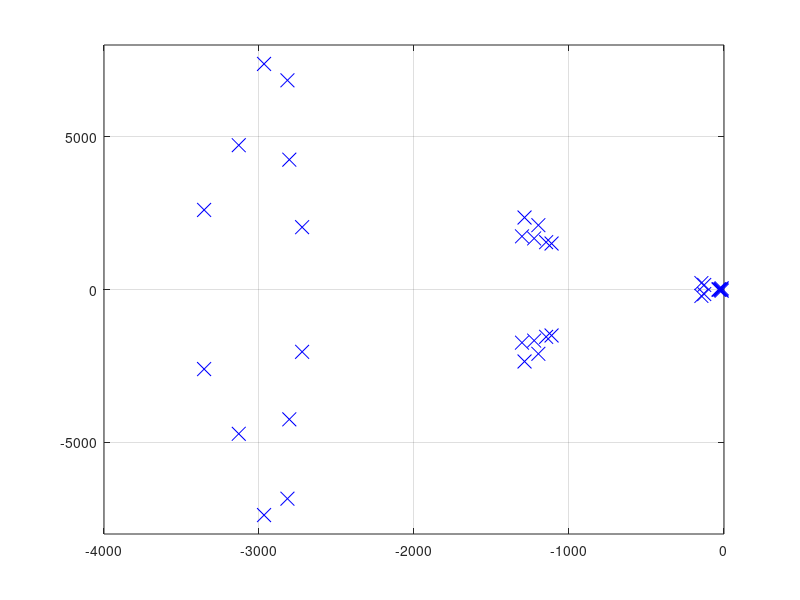

Write the MATLAB code that produced this figure.
clc
clear all
%%%--------Parameters values--------------
fs=8000;
Lf1=1.35*10^-3;Lf2=Lf1;Lf3=Lf1;
Cf1=50*10^-6;Cf2=Cf1;Cf3=Cf1;
rLf1=.1;rLf2=rLf1;rLf3=rLf1;
Lc1=.35*10^-3;Lc2=Lc1;Lc3=Lc1;
rLc1=.03;rLc2=rLc1;rLc3=rLc1;
wc1=31.41;wc2=wc1;wc3=wc1;
mp1=9.4*10^-5;mp2=mp1;mp3=mp1;
nq1=1.3*10^-4;nq2=nq1;nq3=nq1;
Kpv1=.05;Kpv2=Kpv1;Kpv3=Kpv1;
Kiv1=390;Kiv2=Kiv1;Kiv3=Kiv1;
Kpc1=10.5;Kpc2=Kpc1;Kpc3=Kpc1;
Kic1=16*10^3;Kic2=Kic1;Kic3=Kic1;
F1=.75;F2=F1;F3=F1;
rN=1000;
wn=314;
%-----Network Data-------
rline1=.23;Lline1=.1/(2*pi*50);
rline2=.35;Lline2=.58/(2*pi*50);
Rload1=25;Lload1=1e-5;
Rload2=20;Lload2=1e-5;
%%%--------Initial operating point--------
Vd0_1=380.8;Vd0_2=381.8;Vd0_3=380.4;
Vq0_1=0;Vq0_2=0;Vq0_3=0;
Id0_1=11.4;Id0_2=Id0_1;Id0_3=Id0_1;
Iq0_1=.4;Iq0_2=-1.45;Iq0_3=1.25;
Ild_1=11.4;Ild_2=11.4;Ild_3=11.4;
Ilq_1=-5.5;Ilq_2=-7.3;Ilq_3=-4.6;
VbD_1=379.5;VbD_2=380.5;VbD_3=379;
VbQ_1=-6;VbQ_2=-6;VbQ_3=-5;
w0_1=314;w0_2=w0_1;w0_3=w0_1;w0=w0_1;
delta1_0=0;delta2_0=1.9*10^-3;delta3_0=-.0113;
Iline1d=-3.8;Iline1q=.4;
Iline2d=7.6;Iline2q=-1.3;
IloadD_1=Id0_1-Iline1d;IloadQ_1=Iq0_1-Iline1q;
IloadD_2=Id0_3+Iline2d;IloadQ_2=Iq0_3+Iline2q;
%%%%%%%%%%%%%%%%%%%%%%%%%%%%%%%%%%%%%%%%%%%%%%%%%%%%%%%%%%%%%%%%%%%%%%%%%%%%%%%%%%%%%%%
%%%----------------DG1------------
Ap_1=[0 -mp1 0; 0 -wc1 0; 0 0 -wc1];
Bpwcom_1=[-1;0;0];
Bp_1=[0 0 0 0 0 0 ;0 0 wc1*Id0_1 wc1*Iq0_1 wc1*Vd0_1 wc1*Vq0_1;0 0  wc1*Iq0_1 -wc1*Id0_1 -wc1*Vq0_1 wc1*Vd0_1];
Cpw_1=[0 -mp1 0];Cpv_1=[0 0 -nq1;0 0 0];
Bv1_1=[1 0;0 1];Bv2_1=[0 0 -1 0 0 0;0 0 0 -1 0 0];
Cv_1=[Kiv1 0; 0 Kiv1];
Dv1_1=[Kpv1 0; 0 Kpv1];
Dv2_1=[0 0 -Kpv1 -w0*Cf1 F1 0;0 0 w0*Cf1 -Kpv1 0 F1];
Bc1_1=[1 0;0 1];
Bc2_1=[-1 0 0 0 0 0;0 -1 0 0 0 0 ];
Cc_1=[Kic1 0;0 Kic1];
Dc1_1=[Kpc1 0; 0 Kpc1];
Dc2_1=[-Kpc1 -w0*Lf1 0 0 0 0;w0*Lf1 -Kpc1 0 0 0 0];
ALCL_1=[-rLf1/Lf1 w0_1 -1/Lf1 0 0 0
    -w0_1 -rLf1/Lf1 0 -1/Lf1 0 0
    1/Cf1 0 0 w0_1 -1/Cf1 0
    0 1/Cf1 -w0_1 0 0 -1/Cf1 
    0 0 1/Lc1 0 -rLc1/Lc1 w0_1
    0 0 0 1/Lc1 -w0_1 -rLc1/Lc1];
BLCL1_1=[1/Lf1 0 0 0 0 0 ; 0 1/Lf1 0 0 0 0]';
BLCL2_1=[0 0 0 0 -1/Lc1 0; 0 0 0 0 0 -1/Lc1]';
BLCL3_1=[Ilq_1 -Ild_1 Vq0_1 -Vd0_1 Iq0_1 -Id0_1]';
Ts_1=[cos(delta1_0) -sin(delta1_0);sin(delta1_0) cos(delta1_0)];
Tc_1=[(-Id0_1*sin(delta1_0))-(Iq0_1*cos(delta1_0));(Id0_1*cos(delta1_0))-(Iq0_1*sin(delta1_0))];
Tvinv_1=[-VbD_1*sin(delta1_0)+VbQ_1*cos(delta1_0);-VbD_1*cos(delta1_0)-VbQ_1*sin(delta1_0)];
%------------------------
AINV_1=[Ap_1                                                         zeros(3,2)         zeros(3,2)              Bp_1
        Bv1_1*Cpv_1                                                  zeros(2,2)         zeros(2,2)              Bv2_1
        Bc1_1*Dv1_1*Cpv_1                                            Bc1_1*Cv_1         zeros(2,2)         (Bc1_1*Dv2_1)+Bc2_1
        (BLCL1_1*Dc1_1*Dv1_1*Cpv_1)+(BLCL2_1*[Tvinv_1 zeros(2,1) zeros(2,1)])+(BLCL3_1*Cpw_1)  BLCL1_1*Dc1_1*Cv_1  BLCL1_1*Cc_1  ALCL_1+BLCL1_1*((Dc1_1*Dv2_1)+Dc2_1)];
BINV_1=[zeros(3,2);zeros(2,2);zeros(2,2);BLCL2_1*inv(Ts_1)];
Bwcom_1=[Bpwcom_1;zeros(2,1);zeros(2,1);zeros(6,1)];
CINVw_1=[Cpw_1 zeros(1,2) zeros(1,2) zeros(1,6)];
CINVc_1=[Tc_1 zeros(2,2) zeros(2,1) zeros(2,5) zeros(2,1) zeros(2,1) Ts_1];
%%%%%%%%%%%%%%%%%%%%%%%%%%%%%%%%%%%%%%%%%%%%%%%%%%%%%%%%%%%%%%%%%%%%%%%%%%%%%%%%%%%%%%%
%%------------------DG2----------------------
Ap_2=[0 -mp2 0; 0 -wc2 0; 0 0 -wc2];
Bpwcom_2=[-1;0;0];
Bp_2=[0 0 0 0 0 0 ;0 0 wc2*Id0_2 wc2*Iq0_2 wc2*Vd0_2 wc2*Vq0_2;0 0  wc2*Iq0_2 -wc2*Id0_2 -wc2*Vq0_2 wc2*Vd0_2];
Cpw_2=[0 -mp2 0];Cpv_2=[0 0 -nq2;0 0 0];
Bv1_2=[1 0;0 1];Bv2_2=[0 0 -1 0 0 0;0 0 0 -1 0 0];
Cv_2=[Kiv2 0; 0 Kiv2];
Dv1_2=[Kpv2 0; 0 Kpv2];
Dv2_2=[0 0 -Kpv2 -wn*Cf2 F2 0;0 0 wn*Cf2 -Kpv2 0 F2];
Bc1_2=[1 0;0 1];
Bc2_2=[-1 0 0 0 0 0;0 -1 0 0 0 0 ];
Cc_2=[Kic2 0;0 Kic2];
Dc1_2=[Kpc2 0; 0 Kpc2];
Dc2_2=[-Kpc2 -wn*Lf2 0 0 0 0;wn*Lf2 -Kpc2 0 0 0 0];
ALCL_2=[-rLf2/Lf2 w0_2 -1/Lf2 0 0 0
    -w0_2 -rLf2/Lf2 0 -1/Lf2 0 0
    1/Cf2 0 0 w0_2 -1/Cf2 0
    0 1/Cf2 -w0_2 0 0 -1/Cf2 
    0 0 1/Lc2 0 -rLc2/Lc2 w0_2
    0 0 0 1/Lc2 -w0_2 -rLc2/Lc2 ];
BLCL1_2=[1/Lf2 0 0 0 0 0 ; 0 1/Lf2 0 0 0 0]';
BLCL2_2=[0 0 0 0 -1/Lc2 0; 0 0 0 0 0 -1/Lc2]';
BLCL3_2=[Ilq_2 -Ild_2 Vq0_2 -Vd0_2 Iq0_2 -Id0_2]';
Ts_2=[cos(delta2_0) -sin(delta2_0);sin(delta2_0) cos(delta2_0)];
Tc_2=[(-Id0_2*sin(delta2_0))-(Iq0_2*cos(delta2_0));(Id0_2*cos(delta2_0))-(Iq0_2*sin(delta2_0))];
Tvinv_2=[-VbD_2*sin(delta2_0)+VbQ_2*cos(delta2_0);-VbD_2*cos(delta2_0)-VbQ_2*sin(delta2_0)];
%------------------------
AINV_2=[Ap_2                                                         zeros(3,2)         zeros(3,2)              Bp_2
        Bv1_2*Cpv_2                                                  zeros(2,2)         zeros(2,2)              Bv2_2
        Bc1_2*Dv1_2*Cpv_2                                            Bc1_2*Cv_2         zeros(2,2)         (Bc1_2*Dv2_2)+Bc2_2
        (BLCL1_2*Dc1_2*Dv1_2*Cpv_2)+(BLCL2_2*[Tvinv_2 zeros(2,1) zeros(2,1)])+(BLCL3_2*Cpw_2)  BLCL1_2*Dc1_2*Cv_2  BLCL1_2*Cc_2  ALCL_2+BLCL1_2*((Dc1_2*Dv2_2)+Dc2_2)];
BINV_2=[zeros(3,2);zeros(2,2);zeros(2,2);BLCL2_2*inv(Ts_2)];
Bwcom_2=[Bpwcom_2;zeros(2,1);zeros(2,1);zeros(6,1)];
CINVw_2=[zeros(1,3) zeros(1,2) zeros(1,2) zeros(1,6)];
CINVc_2=[Tc_2 zeros(2,2) zeros(2,1) zeros(2,5) zeros(2,1) zeros(2,1) Ts_2];
%%%%%%%%%%%%%%%%%%%%%%%%%%%%%%%%%%%%%%%%%%%%%%%%%%%%%%%%%%%%%%%%%%%%%%%%%%%%%%%%%%%%%%%
%%------------------DG3----------------------
Ap_3=[0 -mp3 0; 0 -wc3 0; 0 0 -wc3];
Bpwcom_3=[-1;0;0];
Bp_3=[0 0 0 0 0 0 ;0 0 wc3*Id0_3 wc3*Iq0_3 wc3*Vd0_3 wc3*Vq0_3;0 0  wc3*Iq0_3 -wc3*Id0_3 -wc3*Vq0_3 wc3*Vd0_3];
Cpw_3=[0 -mp3 0];Cpv_3=[0 0 -nq3;0 0 0];
Bv1_3=[1 0;0 1];Bv2_3=[0 0 -1 0 0 0;0 0 0 -1 0 0];
Cv_3=[Kiv3 0; 0 Kiv3];
Dv1_3=[Kpv3 0; 0 Kpv3];
Dv2_3=[0 0 -Kpv3 -wn*Cf3 F3 0;0 0 wn*Cf3 -Kpv3 0 F3];
Bc1_3=[1 0;0 1];
Bc2_3=[-1 0 0 0 0 0;0 -1 0 0 0 0 ];
Cc_3=[Kic3 0;0 Kic3];
Dc1_3=[Kpc3 0; 0 Kpc3];
Dc2_3=[-Kpc3 -wn*Lf3 0 0 0 0;wn*Lf3 -Kpc3 0 0 0 0];
ALCL_3=[-rLf3/Lf3 w0_3 -1/Lf3 0 0 0
    -w0_3 -rLf3/Lf3 0 -1/Lf3 0 0
    1/Cf3 0 0 w0_3 -1/Cf3 0
    0 1/Cf3 -w0_3 0 0 -1/Cf3 
    0 0 1/Lc3 0 -rLc3/Lc3 w0_3
    0 0 0 1/Lc3 -w0_3 -rLc3/Lc3 ];
BLCL1_3=[1/Lf3 0 0 0 0 0 ; 0 1/Lf3 0 0 0 0]';
BLCL2_3=[0 0 0 0 -1/Lc3 0; 0 0 0 0 0 -1/Lc3]';
BLCL3_3=[Ilq_3 -Ild_3 Vq0_3 -Vd0_3 Iq0_3 -Id0_3]';
Ts_3=[cos(delta3_0) -sin(delta3_0);sin(delta3_0) cos(delta3_0)];
Tc_3=[(-Id0_3*sin(delta3_0))-(Iq0_3*cos(delta3_0));(Id0_3*cos(delta3_0))-(Iq0_3*sin(delta3_0))];
Tvinv_3=[-VbD_3*sin(delta3_0)+VbQ_3*cos(delta3_0);-VbD_3*cos(delta3_0)-VbQ_3*sin(delta3_0)];
%------------------------
AINV_3=[Ap_3                                                         zeros(3,2)         zeros(3,2)              Bp_3
        Bv1_3*Cpv_3                                                  zeros(2,2)         zeros(2,2)              Bv2_3
        Bc1_3*Dv1_3*Cpv_3                                            Bc1_3*Cv_3         zeros(2,2)         (Bc1_3*Dv2_3)+Bc2_3
        (BLCL1_3*Dc1_3*Dv1_3*Cpv_3)+(BLCL2_3*[Tvinv_3 zeros(2,1) zeros(2,1)])+(BLCL3_3*Cpw_3)  BLCL1_3*Dc1_3*Cv_3  BLCL1_3*Cc_3  ALCL_3+BLCL1_3*((Dc1_3*Dv2_3)+Dc2_3)];
 
BINV_3=[zeros(3,2);zeros(2,2);zeros(2,2);BLCL2_3*inv(Ts_3)];
Bwcom_3=[Bpwcom_3;zeros(2,1);zeros(2,1);zeros(6,1)];
CINVw_3=[zeros(1,3) zeros(1,2) zeros(1,2) zeros(1,6)];
CINVc_3=[Tc_3 zeros(2,2) zeros(2,1) zeros(2,5) zeros(2,1) zeros(2,1) Ts_3];
%%%%%%%%%%%%%%%%%%%%%%%%%%%%%%%%%%%%%%%%%%%%%%%%%%%%%%%%%%%%%%%%%%%%%%%%%%%%%%%%%%%%%%%
%%-----------Combination of Inverter Models------------
AINV=[AINV_1+Bwcom_1*CINVw_1    zeros(13,13)             zeros(13,13)
        Bwcom_2*CINVw_1         AINV_2                   zeros(13,13)
        Bwcom_3*CINVw_1            zeros(13,13)             AINV_3  ];

%AINV(14,2)=9.4e-5;AINV(27,2)=9.4e-5;

BINV=[BINV_1 zeros(13,2) zeros(13,2);zeros(13,2) BINV_2 zeros(13,2);zeros(13,2) zeros(13,2) BINV_3];%---Modified by myself
CINVw=[  CINVw_1      CINVw_2     CINVw_3];%---written by myself
CINVc=[  CINVc_1    zeros(2,13)  zeros(2,13)
       zeros(2,13)   CINVc_2     zeros(2,13)
       zeros(2,13)  zeros(2,13)   CINVc_3];
%%%%%%%%%%%%%%%%%%%%%%%%%%%%%%%%%%%%%%%%%%%%%%%%%%%%%%%%%%%%%%%%%%%%%%%%%%%%%%%%%%%%%%%
%%-----------Network Model------------------
ANET_1=[-rline1/Lline1 w0;-w0 -rline1/Lline1];
B1NET_1=[1/Lline1 0 -1/Lline1 0 0 0 ;0 1/Lline1 0 -1/Lline1 0 0];
B2NET_1=[Iline1q;-Iline1d];
%---------
ANET_2=[-rline2/Lline2 w0;-w0 -rline2/Lline2];
B1NET_2=[0 0 1/Lline2 0 -1/Lline2 0;0 0 0 1/Lline2 0 -1/Lline2];
B2NET_2=[Iline2q;-Iline2d];
%%----------
ANET=[ANET_1 zeros(2,2);zeros(2,2) ANET_2];
B1NET=[B1NET_1;B1NET_2];
B2NET=[B2NET_1;B2NET_2];
%%%%%%%%%%%%%%%%%%%%%%%%%%%%%%%%%%%%%%%%%%%%%%%%%%%%%%%%%%%%%%%%%%%%%%%%%%%%%%%%%%%%%%%%
%%-----------Load Model------------------
Aload_1=[-Rload1/Lload1 w0;-w0 -Rload1/Lload1];
B1load_1=[1/Lload1 0 0 0 0 0;0 1/Lload1 0 0 0 0];
B2load_1=[IloadQ_1;-IloadD_1];
%-------
Aload_2=[-Rload2/Lload2 w0;-w0 -Rload2/Lload2];
B1load_2=[0 0 0 0 1/Lload2 0;0 0 0 0 0 1/Lload2];
B2load_2=[IloadQ_2;-IloadD_2];
%------
Aload=[Aload_1 zeros(2,2);zeros(2,2) Aload_2];
B1load=[B1load_1;B1load_2];
B2load=[B2load_1;B2load_2];
%%%%%%%%%%%%%%%%%%%%%%%%%%%%%%%%%%%%%%%%%%%%%%%%%%%%%%%%%%%%%%%%%%%%%%%%%%%%%%%%%%%%%%%%
%%----------------------Complete Microgrid Model--------
rr=[rN rN rN rN rN rN];RN=diag(rr);
MINV=[eye(6,6)];%???
Mload=[-1 0 0 0;0 -1 0 0;zeros(2,4);0 0 -1 0;0 0 0 -1 ];
MNET=[-1 0 0 0;0 -1 0 0;1 0 -1 0 ;0 1 0 -1 ;0 0 1 0;0 0 0 1];%???
%----------------
Amg=[      AINV+(BINV*RN*MINV*CINVc)               BINV*RN*MNET            BINV*RN*Mload
      (B1NET*RN*MINV*CINVc)+(B2NET*CINVw)       ANET+(B1NET*RN*MNET)      B1NET*RN*Mload
      (B1load*RN*MINV*CINVc)+(B2load*CINVw)       B1load*RN*MNET      Aload+(B1load*RN*Mload) ];
Amg=Amg(2:47,2:47);
%%%%%%%%%%%%%%%%%%%%%%%%%%%%%%%%%%%%%%%%%%%%%%%%%%%%%%%%%%%%%%%%%%%%%%%%%%%%%%%%%%%%%%%%%%%
%-----------Dynamic Analysis----------------
sss=length(Amg);
% det(lambda*eye(ss,ss)-Amg)
format('short','g');
ev=eig(Amg)
plot(ev,'x','MarkerSize',10,'color','blue')
xlim([-4000 3]);ylim([-8000 8000]);
grid on
for i=1:sss
damp(i)=-real(ev(i))/abs(ev(i));
end
for i=1:sss
freq_osc(i)=abs(imag(ev(i)))/(2*pi);
end
[phi,DD]=eig(Amg);
phi;           %Right eigen-vector
sai=inv(phi);  %Left  eigen-vector
%-----Participation Matrix-------
for j=1:sss
    for i=1:sss
        pp(i,j)=phi(i,j)*sai(j,i);
    end
end
PP=abs(pp);
for i=1:sss
    for j=1:sss
        P(i,j)=PP(i,j)/max(PP(i,:));
    end
end
% xlswrite('green.xlsx',P,'Sheet1','B2')
% xlswrite('green.xlsx',real(ev),'Sheet2','A1')
% xlswrite('green.xlsx',imag(ev),'Sheet2','B1')